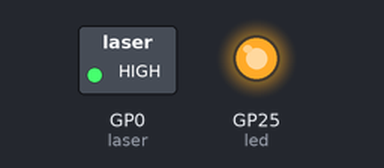
The program below on a simulated Raspberry Pi Pico running MicroPython. Parts: switched loads named in the program (green lamp = pin HIGH), output pins drawn as LEDs (lit = HIGH). Random numbers come from a fixed seed.

Above: at 0.7 s.
At 36.4 s:
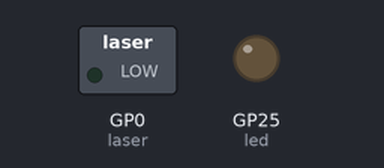
Timing chart, 0 to 40.0 s (numbered marks = the images above):
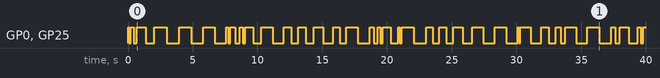

Measured:
- by itself, GP0 (laser), GP25 (led): LOW → HIGH at 0.00 s, → LOW 0.10 s later, → HIGH 0.10 s later, → LOW 0.24 s later, … (71 changes in this stretch)

The program:

blinker_random.py
```python
import time, random
from machine import Pin, Timer
led = Pin(25, Pin.OUT)
laser = Pin(0, Pin.OUT)
led.value(0)
laser.value(0)
s = 100

while True:
    led.value(1)
    laser.value(1)
    time.sleep_ms(s)
    led.value(0)
    laser.value(0)
    time.sleep_ms(s)      # sleep for 500 milliseconds
    s = random.randint(100, 1000)
```
